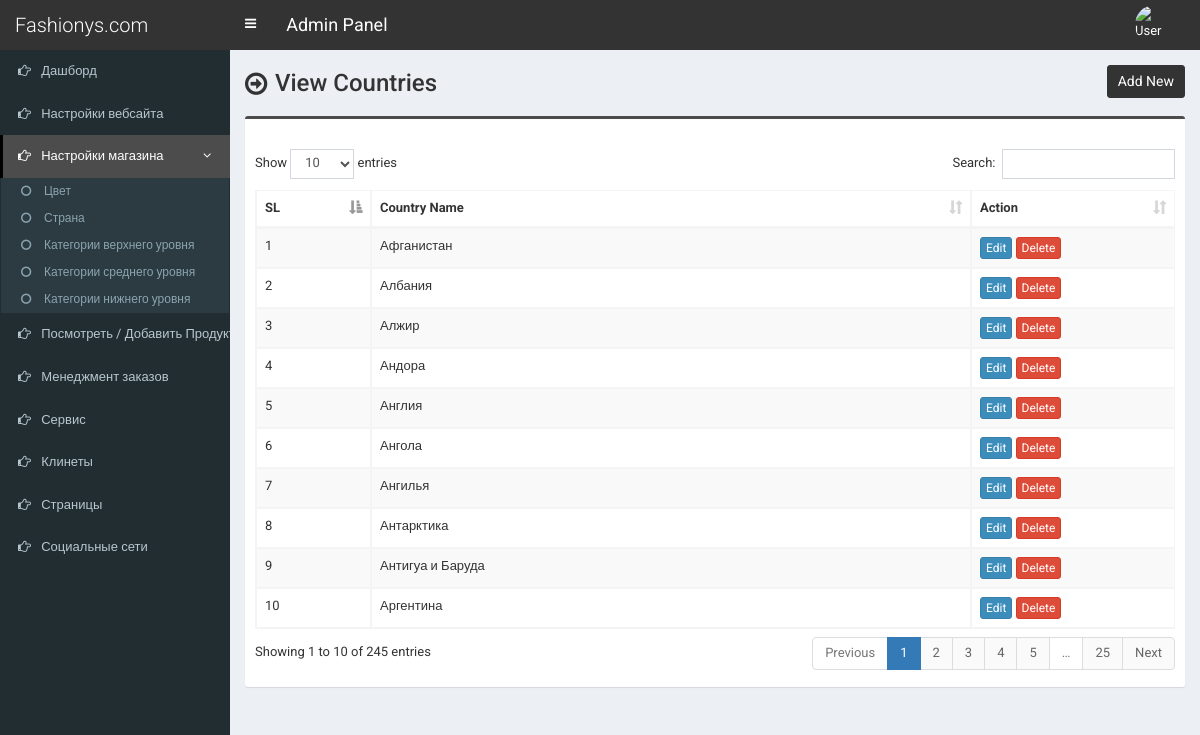
The page /admin/country.php (signed in) on the database its author committed.
### tables this page shows
CREATE TABLE `tbl_country` (
  `country_id` int(11) NOT NULL,
  `country_name` varchar(100) NOT NULL DEFAULT ''
);

### admin/country.php (the view, shortened to what this page needs)
<?php require_once('header.php'); ?>
<section class="content-header">
	<div class="content-header-left">
		<h1>View Countries</h1>
	</div>
	<div class="content-header-right">
		<a href="country-add.php" class="btn btn-primary btn-sm">Add New</a>
	</div>
</section>
<section class="content">
  <div class="row">
    <div class="col-md-12">
      <div class="box box-info">
        <div class="box-body table-responsive">
          <table id="example1" class="table table-bordered table-striped">
			<thead>
			    <tr>
			        <th>SL</th>
			        <th>Country Name</th>
			        <th>Action</th>
			    </tr>
			</thead>
            <tbody>
            	<?php
            	$i=0;
            	$statement = $pdo->prepare("SELECT * FROM tbl_country ORDER BY country_id ASC");
            	$statement->execute();
            	$result = $statement->fetchAll(PDO::FETCH_ASSOC);
            	foreach ($result as $row) {
            		$i++;
            		?>
					<tr>
	                    <td><?php echo $i; ?></td>
	                    <td><?php echo $row['country_name']; ?></td>
	                    <td>
	                        <a href="country-edit.php?id=<?php echo $row['country_id']; ?>" class="btn btn-primary btn-xs">Edit</a>
	                        <a href="#" class="btn btn-danger btn-xs" data-href="country-delete.php?id=<?php echo $row['country_id']; ?>" data-toggle="modal" data-target="#confirm-delete">Delete</a>
	                    </td>
	                </tr>
            		<?php
            	}
            	?>
            </tbody>
          </table>
        </div>
      </div>
</section>
<?php require_once('footer.php'); ?>

### admin/style.css (style rules this page uses)
body { font-size: 13px; font-family: 'Roboto', sans-serif; }
.content-header>h1, .content-header .content-header-left h1 { font-family: 'Roboto', sans-serif; }
.box-info { padding-top: 20px; }
.content-header { overflow: hidden; }
.content-header .content-header-left { float: left; padding-top: 5px; }
.content-header .content-header-right { float: right; }
.content-header .content-header-left h1 { margin-top: 0; margin-bottom: 0; padding-left: 30px; padding-bottom: 5px; font-size: 24px; position: relative; }
.content-header .content-header-left h1:before { position: absolute; top: 0; left: 0; font-family: 'FontAwesome', sans-serif; font-size: 26px; content: '\f18e'; }
.content-header .content-header-right a { position: relative; font-size: 14px; }
.box.box-info { border-top-color: #4c4c4c; }
.content-header .content-header-right a { background-color: #333333; border-color: #333333; }

### rows shown on the page
tbl_country: country_name "Афганистан"
tbl_country: country_name "Албания"
tbl_country: country_name "Алжир"
tbl_country: country_name "Андора"
tbl_country: country_name "Англия"
tbl_country: country_name "Ангола"
tbl_country: country_name "Ангилья"
tbl_country: country_name "Антарктика"
tbl_country: country_name "Антигуа и Баруда"
tbl_country: country_name "Аргентина"
